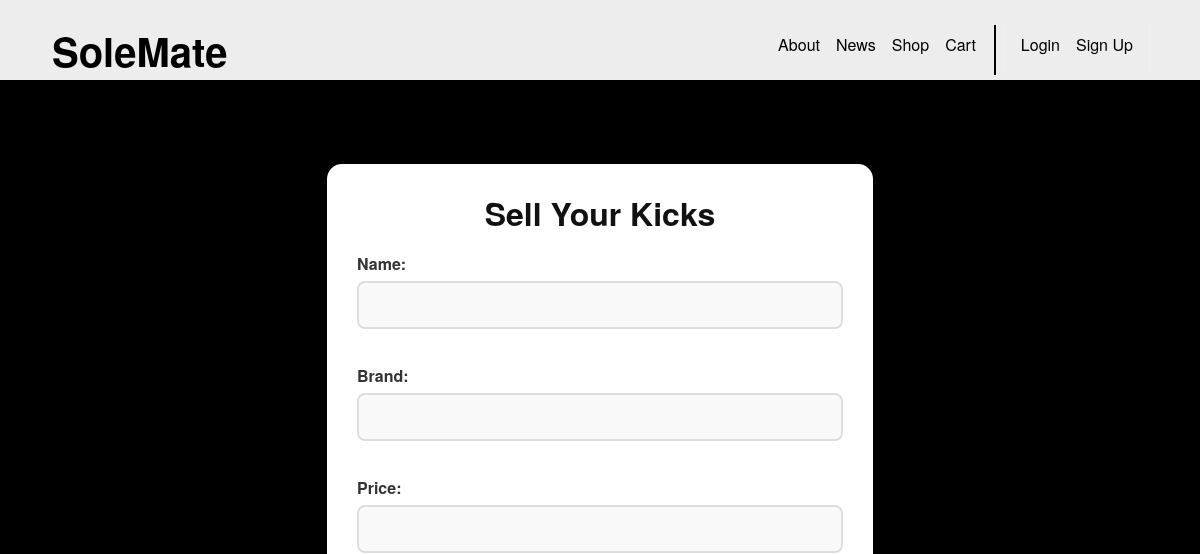
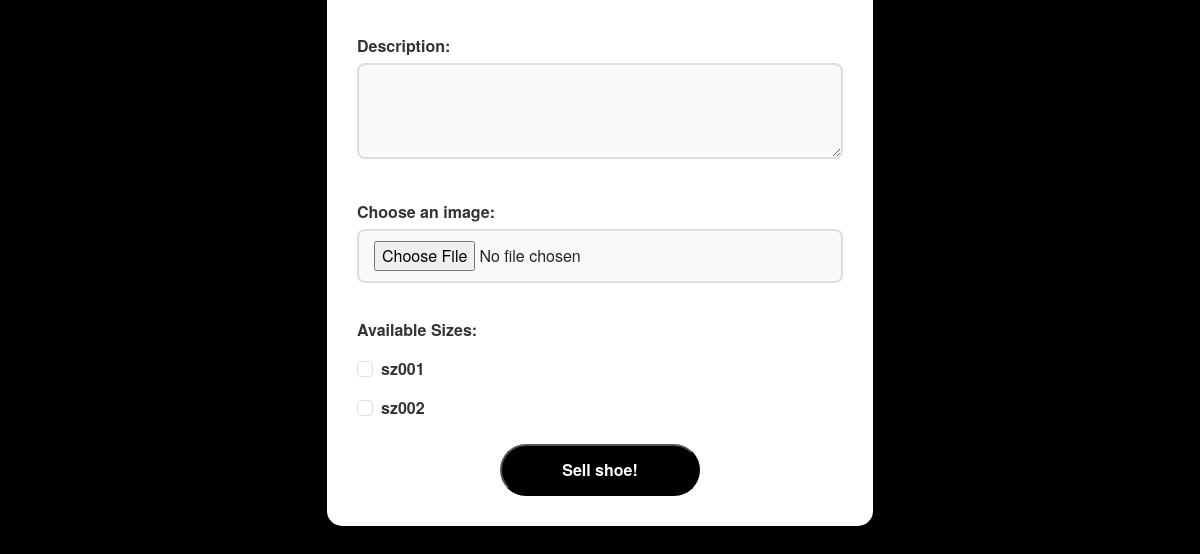
The page /shop/sell on the database as committed earlier (2 pictures, top to bottom).
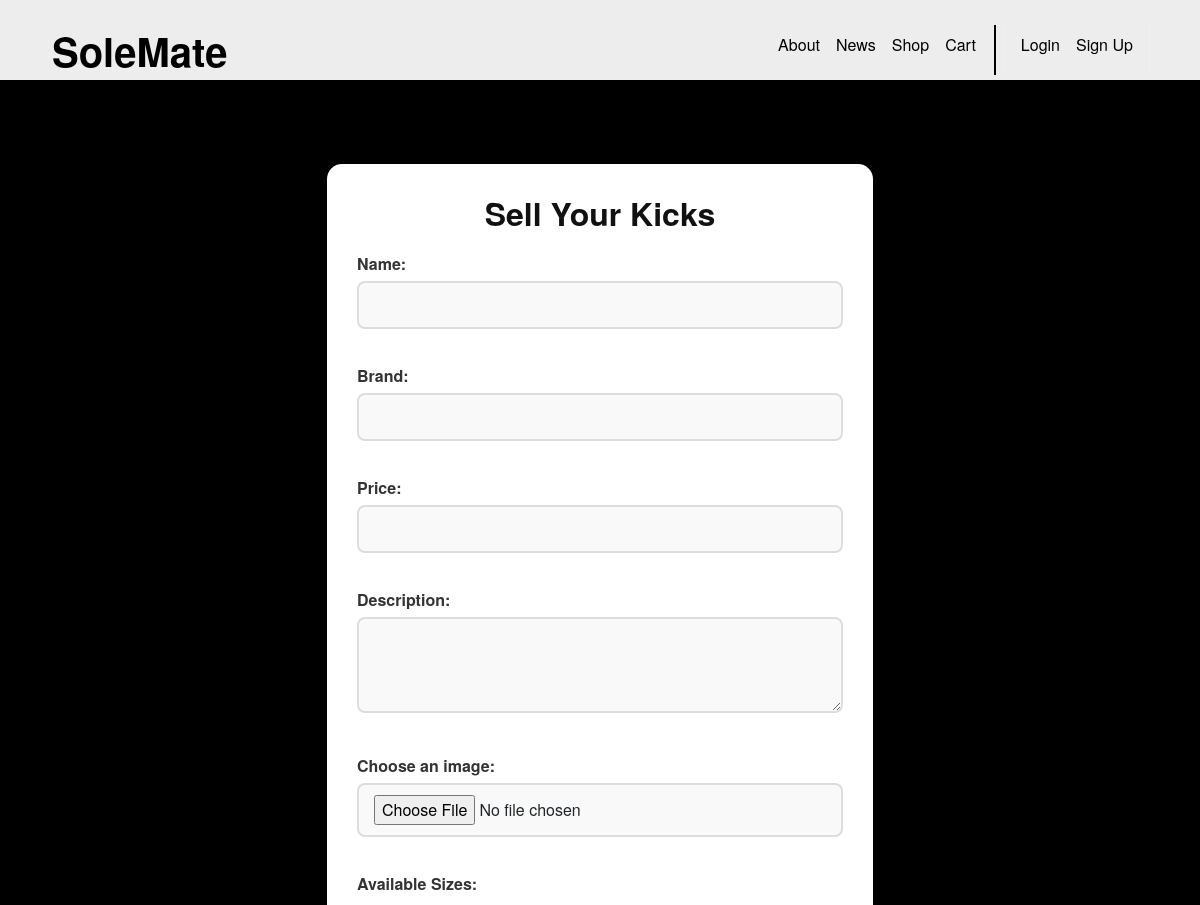
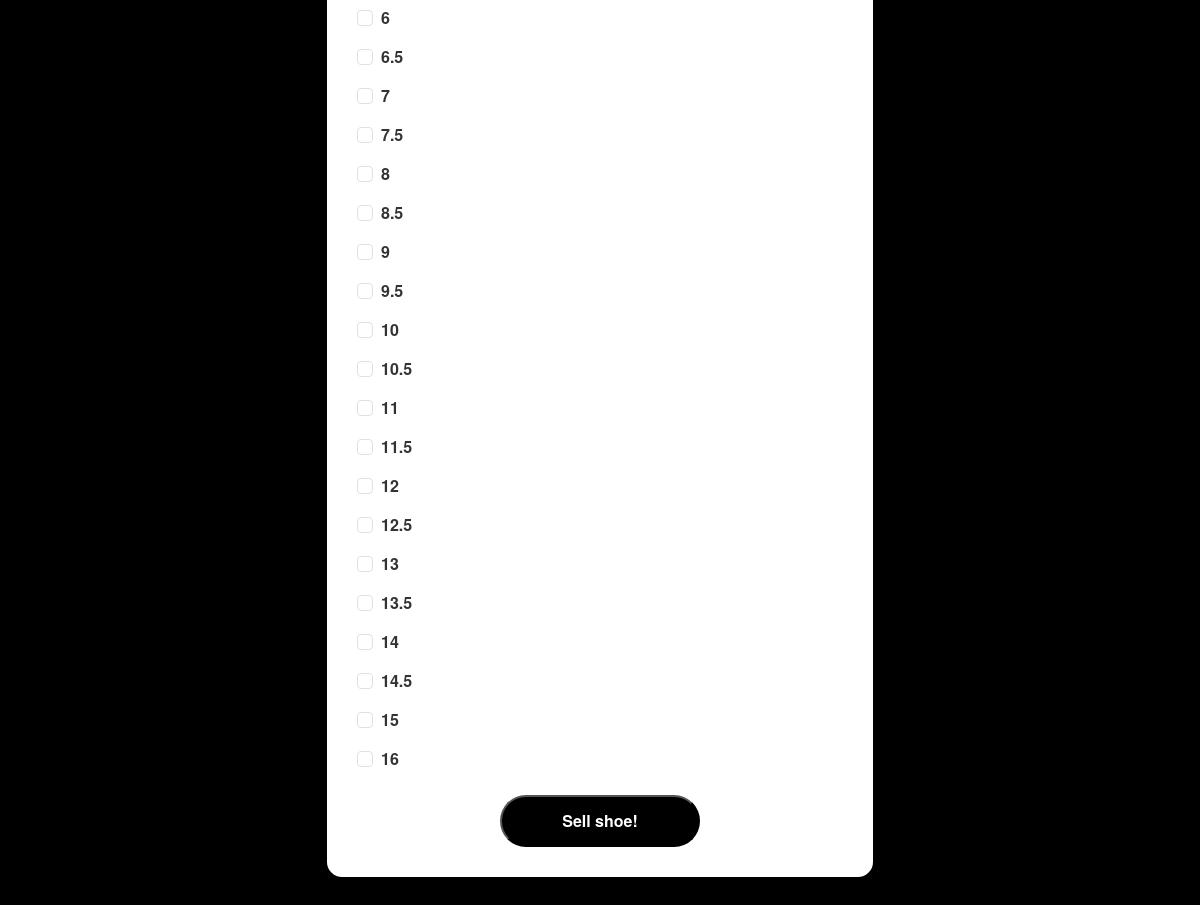
The same page on the database as committed later (2 pictures, top to bottom).
### shop/models.py (models this page shows)
class Size(models.Model):
    size_code = models.CharField(max_length=10, primary_key=True)  # e.g. SZ09
    def __str__(self):
        return self.size_code

### shop/views.py (the view)
# urls.py: path('sell', views.sell, name='shop.sell'),
def sell(request):
    template_data = {}
    template_data['title'] = 'Shoes'
    template_data['sizes'] = Size.objects.all()
    return render(request, 'shop/sell.html',{'template_data': template_data})

### cart/context_processors.py (called while the page is built)
def cart_item_count(request):
    if request.user.is_authenticated:
        count = sum(item.quantity for item in CartItem.objects.filter(user=request.user))
    else:
        cart = request.session.get('cart', {})
        count = sum(cart.values())
    return {
        'cart_item_count': count
    }

### shop/context_processors.py (called while the page is built)
def subscribed(request):
    if request.user.is_authenticated:
        count = 0
        time = datetime.today() - timedelta(days=3)
        subscribed_shoes = request.user.subscribed_shoes.filter(last_edit__gte=time)
        for shoe in subscribed_shoes:
            count += 1
    else:
        count = 0
    return {'subscribed': count}

### shop/templates/shop/sell.html (shortened to what this page needs)
{% extends 'base.html' %}
{% block content %}
{% load static %}
<div class="sell-shoe-page">
  <div class="container mt-4">
    <div class="row justify-content-center">
      <div class="col-md-8 col-lg-6">
        <div class="sell-shoe-card">
          <h2>Sell Your Kicks</h2>
          <form method="POST" action="{% url 'shop.create_shoe' %}" enctype="multipart/form-data">
            <label for="shoe_name">Name:</label>
            <input type="text" id="shoe_name" name="shoe_name" required>
            <label for="shoe_brand">Brand:</label>
            <input type="text" id="shoe_brand" name="shoe_brand" required>
            <label for="shoe_price">Price:</label>
            <input type="text" id="shoe_price" name="shoe_price" required>
            <label for="shoe_description">Description:</label>
            <textarea name="shoe_description" id="shoe_description" rows="3" required></textarea>
            <label for="imageUpload">Choose an image:</label>
            <input type="file" id="imageUpload" name="imageUpload" accept="image/*">
            <label>Available Sizes:</label>
            {% for size in template_data.sizes %}
            <div class="form-check">
              <input type="checkbox" class="form-check-input" id="{{size}}" name="sizes" value="{{size}}">
              <label class="form-check-label" for="{{size}}">{{size}}</label>
            </div>
            {% endfor %}
            <div class="text-center mt-4">
              <button type="submit">Sell shoe!</button>
            </div>
          </form>
        </div>
      </div>
    </div>
  </div>
</div>
{% endblock content %}

Rows that differ between the two databases and show on the page:
removed Size: size_code "sz001"
removed Size: size_code "sz002"
added Size: size_code "6"
added Size: size_code "6.5"
added Size: size_code "7"
added Size: size_code "7.5"
added Size: size_code "8"
added Size: size_code "8.5"
added Size: size_code "9"
added Size: size_code "9.5"
added Size: size_code "10"
added Size: size_code "10.5"
added Size: size_code "11"
added Size: size_code "11.5"
added Size: size_code "12"
added Size: size_code "12.5"
added Size: size_code "13"
added Size: size_code "13.5"
added Size: size_code "14"
added Size: size_code "14.5"
added Size: size_code "15"
added Size: size_code "16"
